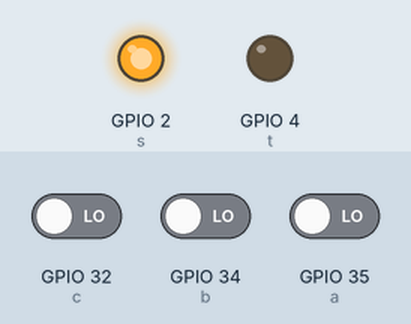
Recording of a sketch running on a simulated ESP32. On the bench: output pins drawn as LEDs (lit = HIGH). The inputs (shaded band) are chosen by the test bench; at power-on: GPIO 32 (c) LOW, GPIO 34 (b) LOW, GPIO 35 (a) LOW. WiFi joins after 1.5 s; servers stay silent unless stated; network time is answered at once with the bench clock; the local clock reads 2024-03-15 10:24:30 at power-on unless the sketch sets it; what the sketch prints to the serial monitor is not drawn.

Above: at 4.7 s.
4.8 s: GPIO 32 (c) driven HIGH
At 5.2 s:
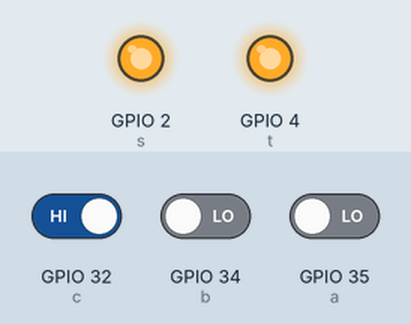
8.0 s: GPIO 32 (c) driven LOW
At 8.9 s:
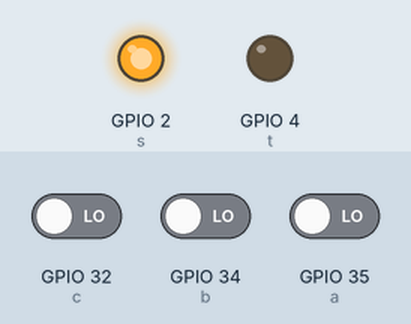
Timing chart, 0 to 11.0 s (numbered marks = the images above; inputs shaded):
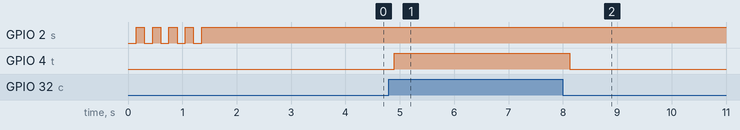

The sketch:

MDv2.ino
```cpp
/*
 * Metal detector
 * Send value to server
 * with time
 *
 */

// LIBRARY
#include <WiFi.h>
#include <HTTPClient.h>
#include <Wire.h>
#include "RTClib.h"
#include <NTPClient.h>

// PROP
RTC_DS3231 rtc;
char daysOfTheWeek[7][12] = {"Sunday", "Monday", "Tuesday", "Wednesday", "Thursday", "Friday", "Saturday"};

// DECLARE
const int a = 35;//sensor       : sensor
const int b = 34;//defact light : defact
const int c = 32;//mode
const int s = 2;//light status
const int t = 4;//mode status

int sensor = 0; //sensor state
int defact = 0; //defact light state
int modes = 0; //mode state

bool objectDet = false; //just flag

// Replace with your network credentials
//const char* ssid     = "guest";
//const char* password = "syf-origin";
const char* ssid     = "MES";
const char* password = "00000000";
IPAddress staticIP(172,16,3,80); // IP the board
IPAddress gateway(172,16,3,254);
IPAddress subnet(255,255,0,0);

// REPLACE with your Domain name and URL path or IP address with path
//const char* serverName = "http://172.16.3.79:49908/api/Sensor/Sensor";  //MES
//const char* serverName = "http://172.16.165.79:49908/api/Sensor/Sensor";  //guest
const char* serverName = "http://172.16.1.7:80/MetalDetector/api/Sensor/Sensor";  //server

// Define NTP Client to get time
WiFiUDP ntpUDP;
NTPClient timeClient(ntpUDP, "172.16.1.16", 25200);

void setup() {
  Serial.begin(115200);
  pinMode(a, INPUT);//PULL UP (idle is HIGH)
  pinMode(b, INPUT);//PULL DOWN (idle is LOW)
  pinMode(c, INPUT);//PULL DOWN (idle low)
  pinMode(s, OUTPUT);
  pinMode(t, OUTPUT);

  WiFi.begin(ssid, password);
  WiFi.config(staticIP, gateway, subnet);  //<--- comment if using dhcp
  while(WiFi.status() != WL_CONNECTED) { //led blinking if wifi no connect
    delay(150);
    digitalWrite(s, HIGH);
    delay(150);
    digitalWrite(s, LOW);
  }
  Serial.println(" OK 1 ");
  digitalWrite(s, HIGH);  //turn on led when wifi connected
  if (! rtc.begin()) {
    digitalWrite(s, LOW);
    while (1);            //if RTC not found, led off and device need to reset
  }
  timeClient.begin();
  timeClient.update();    //update ntp
  unsigned long epoc = timeClient.getEpochTime();
  String formattedDate = timeClient.getFormattedDate();
  int yr = formattedDate.substring(0, 4).toInt();
  int mn = formattedDate.substring(5, 7).toInt();
  int dt = formattedDate.substring(8, 10).toInt();
  Serial.println(" OK 2 ");
  Serial.println(epoc);
  //sync time rtc with ntp every device boot
  if (epoc > 1583894900)         //if ntp fail to get time, no sync rtc with ntp
  {
    rtc.adjust(DateTime(yr, mn, dt, timeClient.getHours(), timeClient.getMinutes(), timeClient.getSeconds()));
  }
  delay(2000);            //wait 2s
  DateTime now = rtc.now();
  if (now.year() < 2020)  //if time from rtc error, device need to reset
  {
    digitalWrite(s, LOW);
    while (1);
  }
  Serial.println(" OK 3 ");
}

void loop() {

  while(WiFi.status() != WL_CONNECTED) { //led blinking if wifi no connect
    delay(150);
    digitalWrite(s, HIGH);
    delay(150);
    digitalWrite(s, LOW);
  }

  sensor = digitalRead(a);
  defact = digitalRead(b);
  modes = digitalRead(c);

  if (modes == HIGH)
  {
    digitalWrite(t, HIGH);
  }
  else
  {
    digitalWrite(t, LOW);
  }

  if (sensor==HIGH)        //No object detected (pull down) / HIGH for pull UP
  {
    //digitalWrite(t, LOW);
    Serial.println(" OK 4 NO");
    objectDet = true;
  }
  else if (sensor==LOW)    //Object Detected!
  {
    Serial.println(" OK 5 DET");
    //digitalWrite(t, HIGH);
    if (objectDet == true)
    {
      if (modes == LOW)
      {
        sendData(1);
      }
      Serial.println(" OK 6 PAS");
    }
    objectDet = false;
  }
  if (defact == HIGH)  //Defact detect, hold 5 sec for blinking light aleart
  {
    if (modes == LOW)
    {
      sendData(2);
      delay(5100);
    }
    Serial.println(" OK 7 DEF");

  }
  delay(170);
}

void sendData(int stat)
{
  String LocalIP = String() + WiFi.localIP()[0] + "." + WiFi.localIP()[1] + "." + WiFi.localIP()[2] + "." +
  WiFi.localIP()[3];
  DateTime now = rtc.now();
  int yyyy = now.year();
  int mm = now.month();
  int dd = now.day();
  int hh = now.hour();
  int mn = now.minute();
  int ss = now.second();
  String fullDateTime = String(yyyy) + "/" + String(mm) + "/" + String(dd) + " " + String(hh) + ":" + String(mn) + ":" + String(ss) + "";
  String justDate = String(yyyy) + "/" + String(mm) + "/" + String(dd) + "";
  if(WiFi.status()== WL_CONNECTED){
      HTTPClient http;
      http.begin(serverName);
      http.addHeader("Content-Type", "application/x-www-form-urlencoded");
      //String httpRequestData = "device_ip=172.16.3.80&device_mac=24:0A:C4:30:E8:90&detect_id=2&date_time=2020/3/9 18:1:40&date_only=2020/3/9;
      String httpRequestData = "device_ip=" + String(LocalIP) + "&device_mac=" + String(WiFi.macAddress())
                            + "&detect_id=" + String(stat) + "&date_time=" + String(fullDateTime) + "&date_only="
                            + String(justDate) + "";
      Serial.println(httpRequestData);
      int httpResponseCode = http.POST(httpRequestData);
      String payload = http.getString();
      Serial.println(httpResponseCode);
      Serial.println(payload);
      http.end();
   }
   else {
   }
}
```

Measured:
- after the input at 4.8 s, GPIO 4 (t): LOW → HIGH after 0.10 s
- after the input at 8.0 s, GPIO 4 (t): HIGH → LOW after 0.13 s
